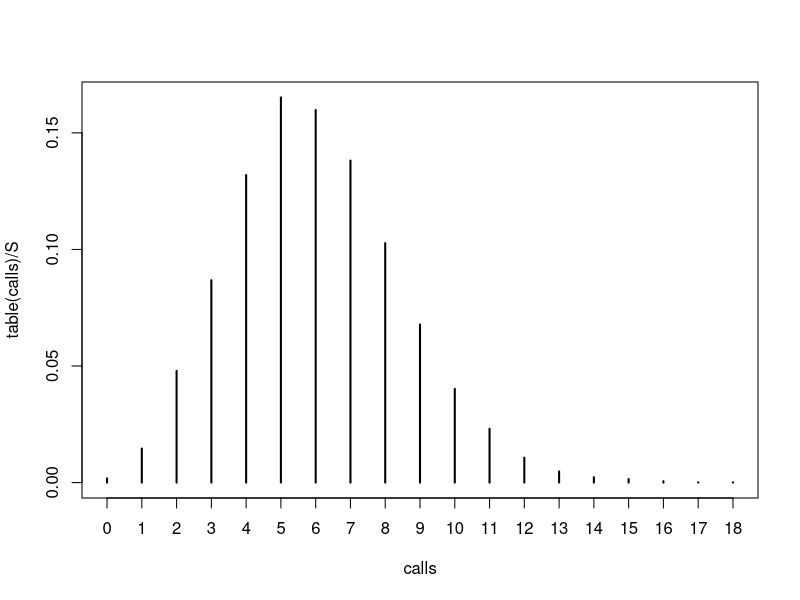

Here is the R script that generated this plot:
S=10000
calls=c()
for(s in 1:S){
  k = 0
  totaltime = 0
  while(totaltime<=60){
    totaltime = totaltime + rexp(1,1/10)
    k = k+1
  }
  calls[s]=k-1
  if(s%%1000==0)
    print(s)
}

plot(table(calls)/S)
